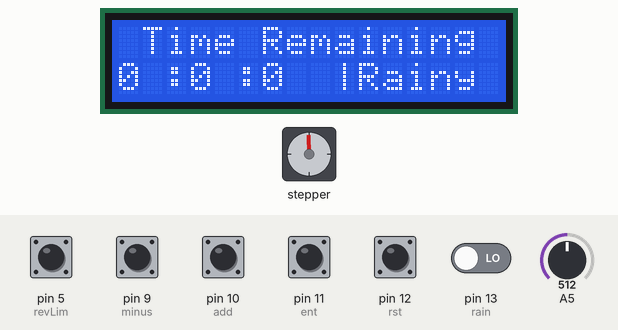
Bench run of a sketch on a simulated Arduino Uno, built with avr-gcc and run on an emulated ATmega328P. Parts: stepper motor, 16×2 character LCD. Wiring (inferred from the names in the program): stepper motor driver (200 steps per turn assumed): step pin 3; direction pin 2; enable pin 7. The inputs (shaded band) are chosen by the test bench; at power-on: pin 5 (revLim), pin 9 (minus), pin 10 (add), pin 11 (ent), pin 12 (rst) HIGH, pin 13 (rain) LOW, A5 = 512. The local clock reads 2024-03-15 10:24:30 at power-on unless the sketch sets it.

Above: at 1.3 s.
1.4 s: pin 11 (ent) pulled LOW for 1 s
At 3.7 s:
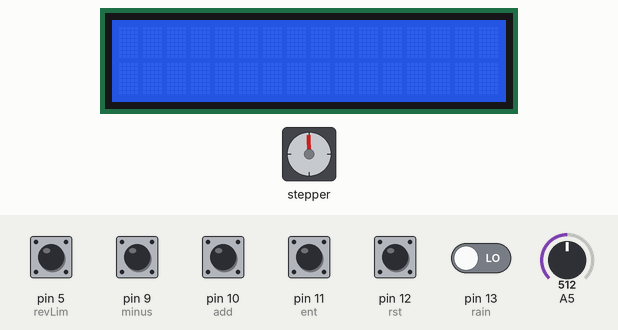
4.0 s: pin 11 (ent) pulled LOW for 1 s
At 5.3 s:
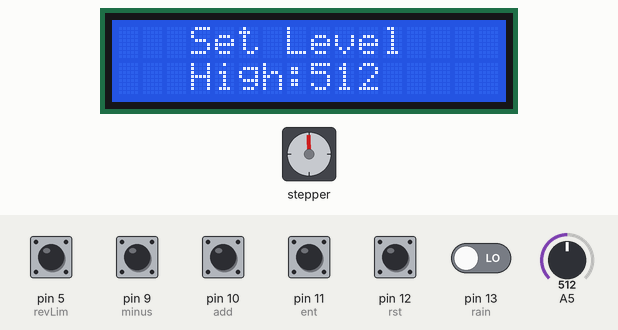
6.5 s: pin 10 (add) pulled LOW for 1 s
At 6.9 s:
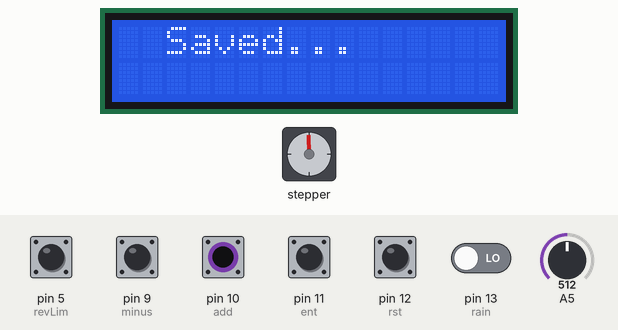
9.0 s: A5 set to 716
At 10.0 s:
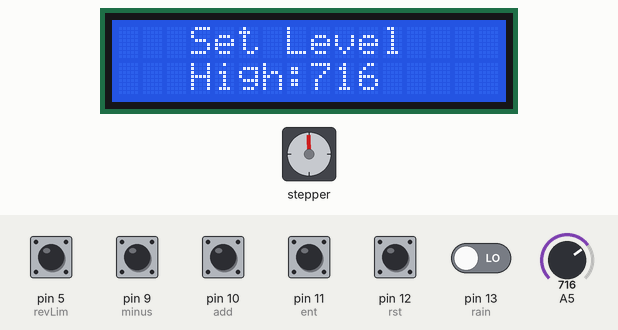
10.5 s: A5 set to 900
At 11.3 s:
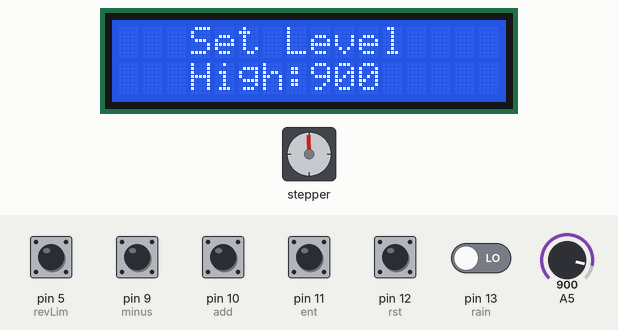
12.0 s: pin 5 (revLim) pulled LOW for 0.15 s
At 13.5 s:
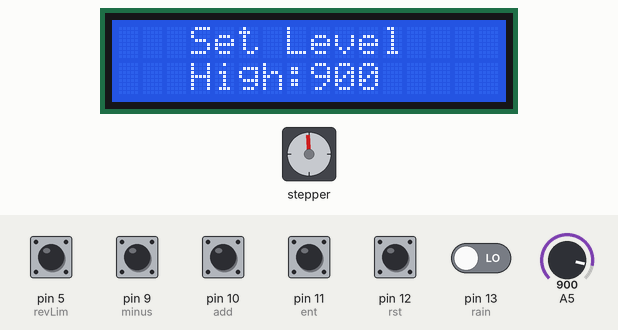
Timing chart, 0 to 14.6 s (numbered marks = the images above; inputs shaded):
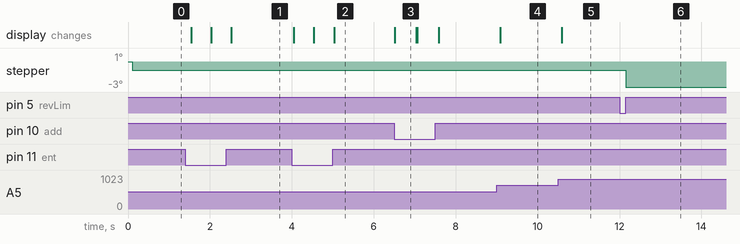

Measured:
- after the input at 1.4 s, the display: first changes after 0.14 s (image 1 shows a later state)
- after the input at 4.0 s, the display: first changes after 0.05 s (image 2 shows a later state)
- after the input at 6.5 s, the display: changes at once (image 3)
- after the input at 9.0 s, the display: changes after 0.09 s (image 4)
- after the input at 10.5 s, the display: changes after 0.09 s (image 5)

The sketch:

Automated_Retractable_Clothesline.ino
```cpp
#include <DS3231.h>
#include <Wire.h>
#include <LCD.h>
#include <LiquidCrystal_I2C.h>
#define I2C_ADDR 0x27 //Input LCD Address here
#define En_pin 2
#define Rw_pin 1
#define Rs_pin 0
#define D4_pin 4
#define D5_pin 5
#define D6_pin 6
#define D7_pin 7
#define BACKLIGHT 3

const int dirPin = 2;
const int pulsPin = 3;
const int enPin = 7;

const int strt = 8;
const int minus = 9;
const int add = 10;
const int ent = 11;
const int rst = 12;

const int rain = 13;

const int fwdLim = 4;
const int revLim = 5;

unsigned long prevMStart = 0;
unsigned long currMStart;
const long intMStart = 250;

unsigned long prevStart = 0;
unsigned long currStart;
const long intStart = 250;

unsigned long prevMinus = 0;
unsigned long currMinus;
const long intMinus = 250;

unsigned long prevAdd = 0;
unsigned long currAdd;
const long intAdd = 250;

unsigned long prevEnt = 0;
unsigned long currEnt;
const long intEnt = 250;

unsigned long prevDisp = 0;
unsigned long currDisp;
const long intDisp = 500;

unsigned long prevInt = 0;
unsigned long currInt;
const long intInt = 1000;

boolean start_1 = false;
boolean pause_1 = false;

boolean start = false;
boolean pause = false;
unsigned int currSec;
unsigned int nextSec = 0;

boolean motStart = false;
boolean motStop = false;
boolean fwd = false;

int hrs = 0;
int mins = 0;
int secs = 0;

int low = 0;
int mid = 0;
int high = 0;

int selectDisplay = 1;
int intensity = 0;

int tempVal = 0;

DS3231  rtc(SDA, SCL);
LiquidCrystal_I2C lcd(I2C_ADDR,En_pin,Rw_pin,Rs_pin,D4_pin,D5_pin,D6_pin,D7_pin);
Time t;


void setup() {
  rtc.begin();
  lcd.begin (16,2);
  lcd.setBacklightPin(BACKLIGHT,POSITIVE);
  lcd.setBacklight(HIGH);

  pinMode(strt, INPUT_PULLUP);
  pinMode(minus, INPUT_PULLUP);
  pinMode(add, INPUT_PULLUP);
  pinMode(ent, INPUT_PULLUP);
  pinMode(rst, INPUT_PULLUP);

  pinMode(rain, INPUT);

  pinMode(fwdLim, INPUT_PULLUP);
  pinMode(revLim, INPUT_PULLUP);
  pinMode(strt, INPUT_PULLUP);
  pinMode(dirPin, OUTPUT);
  pinMode(pulsPin, OUTPUT);

  pinMode(enPin, OUTPUT);
  digitalWrite(enPin, LOW);

  mainDisplay();

  Serial.begin(9600);
}


void rotation() {
  if (fwd){
    digitalWrite(dirPin, HIGH);
  }
  else {
    digitalWrite(dirPin, LOW);
  }
}


void motorStop() {
  analogWrite(pulsPin, 0);
}


void motorStart() {
  analogWrite(pulsPin, 125);
}


void startStepper() {
  if (motStart == true){
    rotation();
    motorStart();
  }
  if (motStart == false){
    motorStop();
  }
}


void timer() {
  currSec = t.sec;
  if (nextSec != currSec){
    nextSec = t.sec;
    secs--;
    if (secs < 0){
      secs = 59;
      mins--;
    }
    if (mins < 0){
      mins = 59;
      hrs--;
    }
    if (hrs < 0){
      hrs = 0;
      mins = 0;
      secs = 0;
      start = false;
      pause = false;
    }
  }
}


void setIntensity() {
  currInt = millis();
  if (currInt - prevInt >= intInt){
    prevInt = currInt;
    //insert code
    tempVal = analogRead(A5);
    if (digitalRead(rain) == HIGH){

      if (tempVal <= mid){
        intensity = 1;
        start = false;
      }
      else if ((tempVal > mid) && (tempVal < high)){
        intensity = 2;
        if (start_1){
          start = true;
        }
      }
      else if (tempVal >= high){
        intensity = 3;
        if (start_1){
          start = true;
        }
      }
    }
    else if (digitalRead(rain) == LOW){
      intensity = 0;
      start = false;
    }
//    Serial.println(intensity);
//    Serial.println(tempVal);
    //insert code
  }
}


void resetPressed() {
  if (digitalRead(rst) == LOW){
    if (selectDisplay == 1){
      hrs = 0;
      mins = 0;
      secs = 0;
      start = false;
      pause = false;
    }
    else if (selectDisplay == 2){
      hrs = 0;
      mins = 0;
      secs = 0;
      start = false;
      pause = false;
    }
  }
}


void strtPressed() {
  if (secs > 0 || mins > 0 || hrs > 0){
    currStart = millis();
    if (digitalRead(strt) == LOW){
      if (currStart - prevStart >= intStart){
        prevStart = currStart;
        //insert code
        if (selectDisplay == 1){
          start_1 = !pause_1;
          pause_1 = start_1;
          if (start_1){
            start = !pause;
            pause = start;
          }
        }
        //insert code
      }
    }
  }
}


void minusPressed() {
  currMinus = millis();
  if (digitalRead(minus) == LOW){
    if (currMinus - prevMinus >= intMinus){
      prevMinus = currMinus;
      //insert code
      if (selectDisplay == 2){
        hrs++;
        if (hrs > 99){
          hrs = 0;
        }
        inputTime();
      }

      //insert code
    }
  }
}


void addPressed() {
  currAdd = millis();
  if (digitalRead(add) == LOW){
    if (currAdd - prevAdd >= intAdd){
      prevAdd = currAdd;
      //insert code
      if (selectDisplay == 2){
        mins++;
        if (mins > 60){
          mins = 0;
        }
        inputTime();
      }
      if (selectDisplay == 3){
        mid = analogRead(A5);
        confirmation();
        updateDisplay();
      }
      if (selectDisplay == 4){
        high = analogRead(A5);
        confirmation();
        updateDisplay();
      }
      if (selectDisplay == 5){

      }

      //insert code
    }
  }
}


void entPressed() {
  currEnt = millis();
  if (digitalRead(ent) == LOW){
    if (currEnt - prevEnt >= intEnt){
      prevEnt = currEnt;
      //insert code
      selectDisplay++;
      if (selectDisplay > 5){
        selectDisplay = 1;
      }
      //insert code
    }
  }
}


void confirmation() {
  lcd.clear();
  lcd.home();
  lcd.setCursor(2,0);
  lcd.print("Saved...");
  delay(500);
}


void inputTime() {
  lcd.clear();
  lcd.home();
  lcd.setCursor(1,0);
  lcd.print("Exposure Time");
  lcd.setCursor(0,1);
  lcd.print("Hrs:");
  lcd.setCursor(4,1);
  lcd.print(hrs);
  lcd.setCursor(8,1);
  lcd.print("Mins:");
  lcd.setCursor(13,1);
  lcd.print(mins);
}


void inputLevel1() {
  lcd.clear();
  lcd.home();
  lcd.setCursor(3,0);
  lcd.print("Set Level");
  lcd.setCursor(3,1);
  lcd.print("Low:");
  lcd.setCursor(8,1);
  lcd.print(analogRead(A5));
}


void inputLevel2() {
  lcd.clear();
  lcd.home();
  lcd.setCursor(3,0);
  lcd.print("Set Level");
  lcd.setCursor(3,1);
  lcd.print("High:");
  lcd.setCursor(8,1);
  lcd.print(analogRead(A5));
}


void inputLevel3() {
  lcd.clear();
  lcd.home();
}


void mainDisplay() {
  lcd.clear();
  lcd.home();
  lcd.setCursor(1,0);
  lcd.print("Time Remaining");
  lcd.setCursor(0,1);
  lcd.print(hrs);
  lcd.setCursor(2,1);
  lcd.print(":");
  lcd.setCursor(3,1);
  lcd.print(mins);
  lcd.setCursor(5,1);
  lcd.print(":");
  lcd.setCursor(6,1);
  lcd.print(secs);
//  lcd.print(t.sec);
  lcd.setCursor(9,1);
  lcd.print("|");
  if (intensity == 0){
    lcd.setCursor(10,1);
    lcd.print("Rainy");
  }
  if (intensity == 1){
    lcd.setCursor(10,1);
    lcd.print("Dark");
  }
  else if (intensity == 2){
    lcd.setCursor(10,1);
    lcd.print("Cloudy");
  }
  else if (intensity == 3){
    lcd.setCursor(10,1);
    lcd.print("Sunny");
  }
}


void updateDisplay() {
  currDisp = millis();
  if (currDisp - prevDisp >= intDisp){
    prevDisp = currDisp;
    if (selectDisplay == 1){
      //insert code
      mainDisplay();
      //insert code
    }
    if (selectDisplay == 2){
      //insert code
      inputTime();
      //insert code
    }
    if (selectDisplay == 3){
      //insert code
      inputLevel1();
      //insert code
    }
    if (selectDisplay == 4){
      //insert code
      inputLevel2();
      //insert code
    }
    if (selectDisplay == 5){
      //insert code
      inputLevel3();
      //insert code
    }
  }
}


void countDown() {
  if (start == true){
    fwd = true;
    if (digitalRead(fwdLim) == LOW){
      motStart = false;
    }
    if (digitalRead(fwdLim) == HIGH){
      motStart = true;
    }
    timer();
  }
  else {
    fwd = false;
    if (digitalRead(revLim) == LOW){
      motStart = false;
    }
    if (digitalRead(revLim) == HIGH){
      motStart = true;
    }
  }
}


void loop() {
  t = rtc.getTime();
  resetPressed();
  updateDisplay();
  entPressed();
  countDown();
  startStepper();
  strtPressed();
  minusPressed();
  addPressed();
  setIntensity();
}
```
